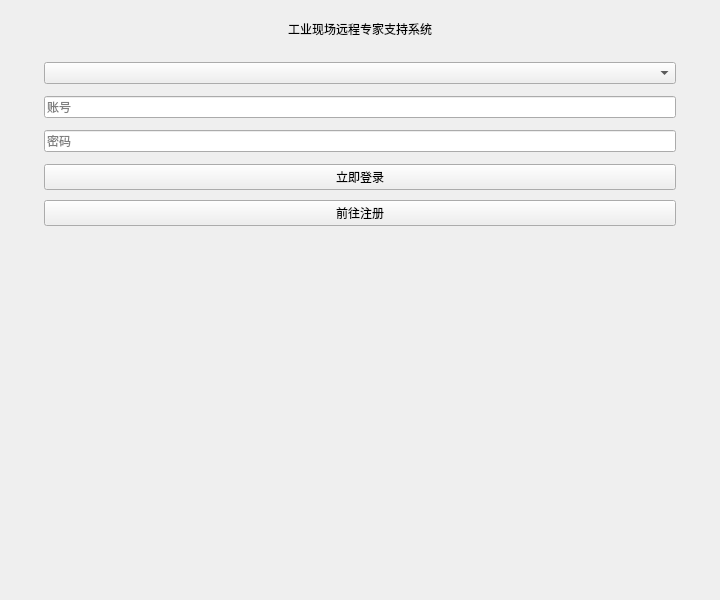
<?xml version="1.0" encoding="UTF-8"?>
<ui version="4.0">
 <class>Login</class>
 <widget class="QWidget" name="Login">
  <property name="geometry">
   <rect><x>0</x><y>0</y><width>720</width><height>600</height></rect>
  </property>
  <property name="minimumSize">
   <size><width>700</width><height>580</height></size>
  </property>
  <property name="windowTitle"><string>登录</string></property>

  <layout class="QVBoxLayout" name="mainLayout">
   <property name="leftMargin"><number>20</number></property>
   <property name="topMargin"><number>20</number></property>
   <property name="rightMargin"><number>20</number></property>
   <property name="bottomMargin"><number>20</number></property>
   <property name="spacing"><number>12</number></property>

   <item>
    <widget class="QLabel" name="lbTitle">
     <property name="text"><string>工业现场远程专家支持系统</string></property>
     <property name="alignment"><set>Qt::AlignHCenter|Qt::AlignVCenter</set></property>
     <property name="margin"><number>8</number></property>
     <property name="objectName"><string>headline</string></property>
    </widget>
   </item>

   <item>
    <widget class="QFrame" name="card">
     <property name="sizePolicy">
      <sizepolicy hsizetype="Preferred" vsizetype="Expanding">
       <horstretch>0</horstretch><verstretch>1</verstretch>
      </sizepolicy>
     </property>
     <property name="frameShape"><enum>QFrame::NoFrame</enum></property>
     <property name="frameShadow"><enum>QFrame::Plain</enum></property>

     <layout class="QVBoxLayout" name="cardLayout">
      <property name="leftMargin"><number>24</number></property>
      <property name="topMargin"><number>12</number></property>
      <property name="rightMargin"><number>24</number></property>
      <property name="bottomMargin"><number>12</number></property>
      <property name="spacing"><number>12</number></property>

      <item><widget class="QComboBox" name="cbRole"/></item>

      <item><widget class="QLineEdit" name="leUsername">
        <property name="placeholderText"><string>账号</string></property>
      </widget></item>

      <item><widget class="QLineEdit" name="lePassword">
        <property name="placeholderText"><string>密码</string></property>
        <property name="echoMode"><enum>QLineEdit::Password</enum></property>
      </widget></item>

      <item>
       <layout class="QVBoxLayout" name="btnsLayout">
        <property name="spacing"><number>10</number></property>
        <item><widget class="QPushButton" name="btnLogin">
          <property name="minimumHeight"><number>44</number></property>
          <property name="text"><string>立即登录</string></property>
        </widget></item>
        <item><widget class="QPushButton" name="btnToReg">
          <property name="minimumHeight"><number>42</number></property>
          <property name="text"><string>前往注册</string></property>
        </widget></item>
       </layout>
      </item>

      <item><spacer name="spacer_inside_card_bottom">
        <property name="orientation"><enum>Qt::Vertical</enum></property>
        <property name="sizeHint"><size><width>20</width><height>8</height></size></property>
      </spacer></item>

     </layout>
    </widget>
   </item>

   <item><spacer name="spacer_bottom">
     <property name="orientation"><enum>Qt::Vertical</enum></property>
     <property name="sizeHint"><size><width>20</width><height>12</height></size></property>
   </spacer></item>

  </layout>
 </widget>
 <resources/>
 <connections/>
</ui>
